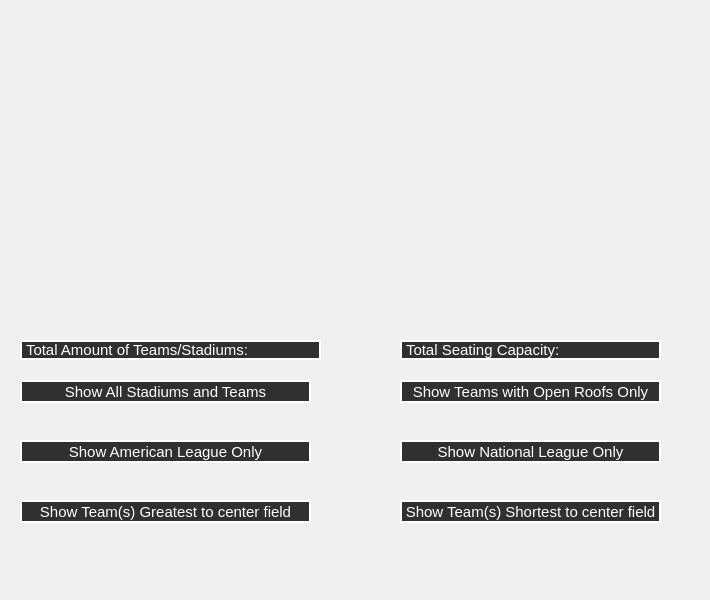
<?xml version="1.0" encoding="UTF-8"?>
<ui version="4.0">
 <class>StadiumView</class>
 <widget class="QWidget" name="StadiumView">
  <property name="geometry">
   <rect>
    <x>0</x>
    <y>0</y>
    <width>710</width>
    <height>600</height>
   </rect>
  </property>
  <property name="windowTitle">
   <string>Form</string>
  </property>
  <widget class="QWidget" name="stadiumList" native="true">
   <property name="geometry">
    <rect>
     <x>0</x>
     <y>0</y>
     <width>710</width>
     <height>321</height>
    </rect>
   </property>
  </widget>
  <widget class="QPushButton" name="NationalLeagueButton">
   <property name="geometry">
    <rect>

     <x>400</x>
     <y>440</y>
     <width>261</width>
     <height>23</height>
    </rect>
   </property>
   <property name="cursor">
    <cursorShape>PointingHandCursor</cursorShape>
   </property>
   <property name="styleSheet">
    <string notr="true">QPushButton
{
        font-size: 15px;
        color: white;
		border: 2px solid white;
        background-color: #303030;
 }</string>
   </property>
   <property name="text">
    <string>Show National League Only</string>
   </property>
  </widget>
  <widget class="QPushButton" name="AmericanLeagueButton">
   <property name="geometry">
    <rect>
     <x>20</x>
     <y>440</y>
     <width>291</width>
     <height>23</height>
    </rect>
   </property>
   <property name="cursor">
    <cursorShape>PointingHandCursor</cursorShape>
   </property>
   <property name="styleSheet">
    <string notr="true">QPushButton
{
        font-size: 15px;
        color: white;
		border: 2px solid white;
        background-color: #303030;
 }</string>
   </property>
   <property name="text">
    <string>Show American League Only</string>
   </property>
  </widget>
  <widget class="QPushButton" name="GreatestDistButton">
   <property name="geometry">
    <rect>
     <x>20</x>
     <y>500</y>
     <width>291</width>
     <height>23</height>
    </rect>
   </property>
   <property name="cursor">
    <cursorShape>PointingHandCursor</cursorShape>
   </property>
   <property name="styleSheet">
    <string notr="true">QPushButton
{
        font-size: 15px;
        color: white;
		border: 2px solid white;
        background-color: #303030;
 }</string>
   </property>
   <property name="text">
    <string>Show Team(s) Greatest to center field</string>
   </property>
  </widget>
  <widget class="QPushButton" name="ShortestDistButton">
   <property name="geometry">
    <rect>
     <x>400</x>
     <y>500</y>
     <width>261</width>
     <height>23</height>
    </rect>
   </property>
   <property name="cursor">
    <cursorShape>PointingHandCursor</cursorShape>
   </property>
   <property name="styleSheet">
    <string notr="true">QPushButton
{
        font-size: 15px;
        color: white;
		border: 2px solid white;
        background-color: #303030;
 }</string>
   </property>
   <property name="text">
    <string>Show Team(s) Shortest to center field</string>
   </property>
  </widget>
  <widget class="QPushButton" name="OpenRoofsButton">
   <property name="geometry">
    <rect>
     <x>400</x>
     <y>380</y>
     <width>261</width>
     <height>23</height>
    </rect>
   </property>
   <property name="cursor">
    <cursorShape>PointingHandCursor</cursorShape>
   </property>
   <property name="styleSheet">
    <string notr="true">QPushButton
{
        font-size: 15px;
        color: white;
		border: 2px solid white;
        background-color: #303030;
 }</string>
   </property>
   <property name="text">
    <string>Show Teams with Open Roofs Only</string>
   </property>
  </widget>
  <widget class="QPushButton" name="AllStadiumsAndTeamsButton">
   <property name="geometry">
    <rect>
     <x>20</x>
     <y>380</y>
     <width>291</width>
     <height>23</height>
    </rect>
   </property>
   <property name="styleSheet">
    <string notr="true">QPushButton
{
        font-size: 15px;
        color: white;
		border: 2px solid white;
        background-color: #303030;
 }</string>
   </property>
   <property name="text">
    <string>Show All Stadiums and Teams</string>
   </property>
  </widget>
  <widget class="QLabel" name="TotalSeatingCapacityLabel">
   <property name="geometry">
    <rect>
     <x>400</x>
     <y>340</y>
     <width>261</width>
     <height>20</height>
    </rect>
   </property>
   <property name="styleSheet">
    <string notr="true">QLabel
{
        font-size: 15px;
        color: white;
		border: 2px solid white;
        background-color: #303030;
 }</string>
   </property>
   <property name="text">
    <string>Total Seating Capacity:   </string>
   </property>
  </widget>
  <widget class="QLabel" name="TotalStadiumsLabel">
   <property name="geometry">
    <rect>
     <x>20</x>
     <y>340</y>
     <width>301</width>
     <height>20</height>
    </rect>
   </property>
   <property name="styleSheet">
    <string notr="true">QLabel
{
        font-size: 15px;
        color: white;
		border: 2px solid white;
        background-color: #303030;
 }</string>
   </property>
   <property name="text">
    <string>Total Amount of Teams/Stadiums: </string>
   </property>
  </widget>
 </widget>
 <resources/>
 <connections/>
</ui>
